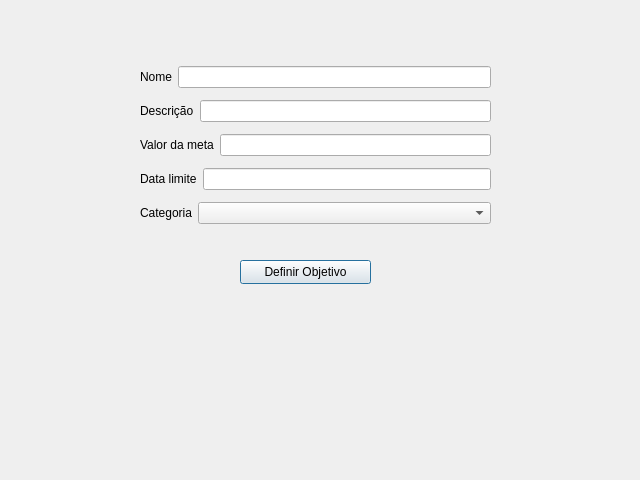
<?xml version="1.0" encoding="UTF-8"?>
<ui version="4.0">
 <class>JanelaObjetivo</class>
 <widget class="QDialog" name="JanelaObjetivo">
  <property name="geometry">
   <rect>
    <x>0</x>
    <y>0</y>
    <width>640</width>
    <height>480</height>
   </rect>
  </property>
  <property name="windowTitle">
   <string>Novo Objetivo</string>
  </property>
  <widget class="QPushButton" name="btn_definir">
   <property name="geometry">
    <rect>
     <x>240</x>
     <y>260</y>
     <width>131</width>
     <height>24</height>
    </rect>
   </property>
   <property name="text">
    <string>Definir Objetivo</string>
   </property>
  </widget>
  <widget class="QWidget" name="">
   <property name="geometry">
    <rect>
     <x>140</x>
     <y>60</y>
     <width>351</width>
     <height>171</height>
    </rect>
   </property>
   <layout class="QVBoxLayout" name="verticalLayout">
    <item>
     <layout class="QHBoxLayout" name="horizontalLayout">
      <item>
       <widget class="QLabel" name="label">
        <property name="text">
         <string>Nome</string>
        </property>
       </widget>
      </item>
      <item>
       <widget class="QLineEdit" name="lineEdit_nome"/>
      </item>
     </layout>
    </item>
    <item>
     <layout class="QHBoxLayout" name="horizontalLayout_2">
      <item>
       <widget class="QLabel" name="label_2">
        <property name="text">
         <string>Descrição</string>
        </property>
       </widget>
      </item>
      <item>
       <widget class="QLineEdit" name="lineEdit_descricao"/>
      </item>
     </layout>
    </item>
    <item>
     <layout class="QHBoxLayout" name="horizontalLayout_3">
      <item>
       <widget class="QLabel" name="label_3">
        <property name="text">
         <string>Valor da meta</string>
        </property>
       </widget>
      </item>
      <item>
       <widget class="QLineEdit" name="lineEdit_valor"/>
      </item>
     </layout>
    </item>
    <item>
     <layout class="QHBoxLayout" name="horizontalLayout_4">
      <item>
       <widget class="QLabel" name="label_4">
        <property name="text">
         <string>Data limite</string>
        </property>
       </widget>
      </item>
      <item>
       <widget class="QLineEdit" name="lineEdit_data"/>
      </item>
     </layout>
    </item>
    <item>
     <layout class="QHBoxLayout" name="horizontalLayout_5">
      <item>
       <widget class="QLabel" name="label_5">
        <property name="sizePolicy">
         <sizepolicy hsizetype="Fixed" vsizetype="Fixed">
          <horstretch>0</horstretch>
          <verstretch>0</verstretch>
         </sizepolicy>
        </property>
        <property name="text">
         <string>Categoria</string>
        </property>
       </widget>
      </item>
      <item>
       <widget class="QComboBox" name="comboBox_categoria"/>
      </item>
     </layout>
    </item>
   </layout>
  </widget>
 </widget>
 <resources/>
 <connections/>
</ui>
